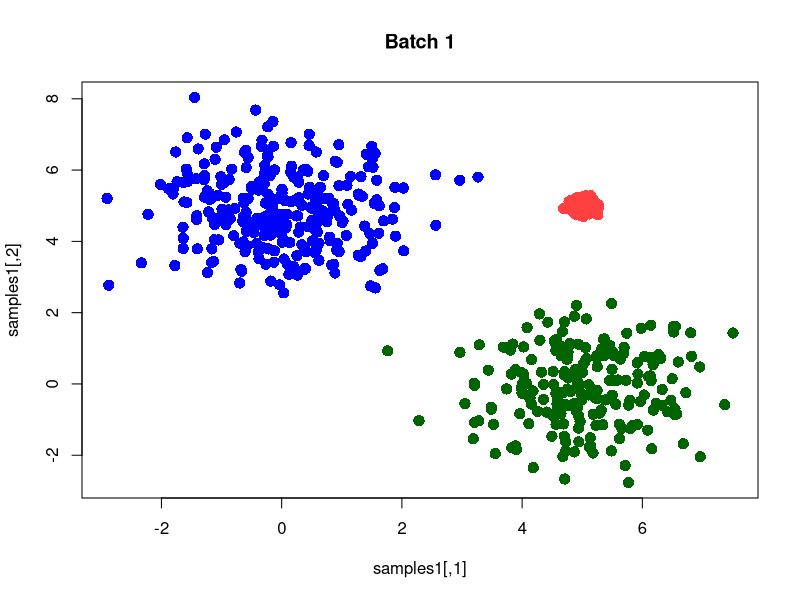
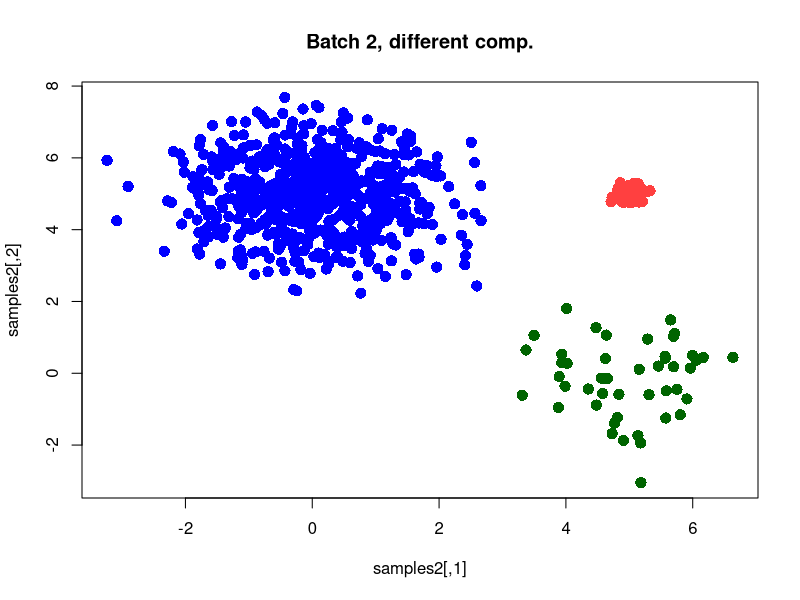
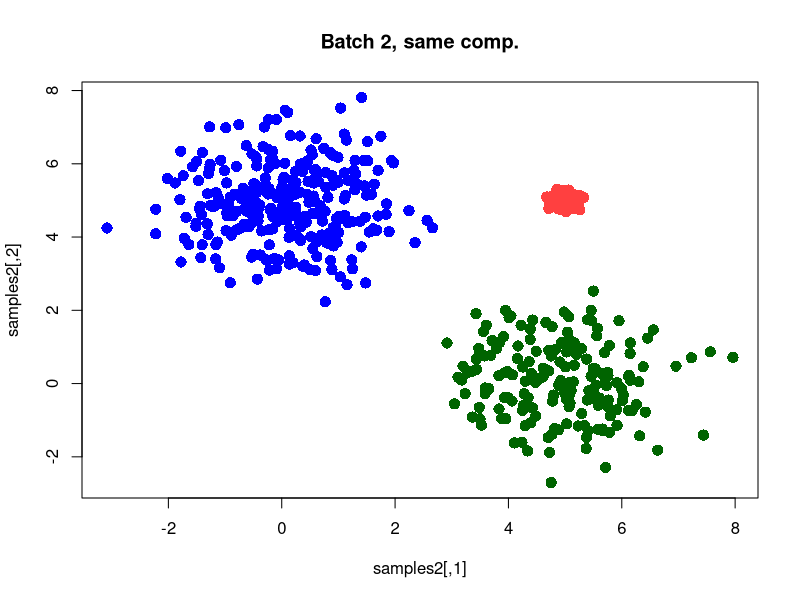

The R source for these figures, in order:
# This script generates some (highly synthetic!) expression data with a batch effect 
# and uneven population composition between batches.

ncells <- 1000  # Number of cells

# Our simulation involves three cell types/components.
# Cells are distributed according to a bivariate normal in a 2-D biological subspace. 
# Each cell type has a different x/y center and a different SD.

xmus <- c(0,5,5)
xsds <- c(1,0.1,1)
ymus <- c(5,5,0)
ysds <- c(1,0.1,1)

# Note that the different centers should not lie on the same y=mx line; this represents populations that differ only in library size. 
# Such differences should not be present in normalized data, and will be eliminated by the cosine normalization step.
# The centers above are chosen so as to guarantee good separation between the different components.

#####################################
# Generating data for batch 1, with a given proportion of cells in each component. 

prop1 <- c(0.3,0.5,0.2)
comp1 <- sample(1:3, prob=prop1, size=ncells, replace=TRUE)

# Sampling locations for cells in each component.
set.seed(0)
samples1 <- cbind(rnorm(n=ncells, mean=xmus[comp1],sd=xsds[comp1]),
                  rnorm(n=ncells, mean=ymus[comp1],sd=ysds[comp1]))
    
# Plot the true cluster locations for batch 1
ref.cols <- c("blue", "brown1", "dark green")
clust1 <- ref.cols[comp1]
plot(samples1, pch=16, cex=1.5, col=clust1, main=paste0("Batch 1"))

# Random projection to D dimensional space, to mimic high-dimensional expression data.
ngenes <- 100
set.seed(0)
proj <- matrix(rnorm(ngenes*ncells), nrow=ngenes, ncol=2)
A1 <- samples1 %*% t(proj)

# Add normally distributed noise.
A1 <- A1 + rnorm(ngenes*ncells)
rownames(A1) <- paste0("Cell", seq_len(ncells), "-1")
colnames(A1) <- paste0("Gene", seq_len(ngenes))

#####################################

outmat <- outcol <- list()
for (easy in c(FALSE, TRUE)) { 
    if (easy) { 
        prop2 <- prop1
    } else {
        prop2 <- c(0.65,0.3,0.05)
    }
    
    # Setting proportions of each of the three cell types in batch 2.
    comp2 <- sample(1:3, prob=prop2, size=ncells, replace=TRUE) 

    # Sampling locations for cells in each component.  
    set.seed(0)
    samples2 <- cbind(rnorm(n=ncells, mean=xmus[comp2], sd=xsds[comp2]),
                      rnorm(n=ncells, mean=ymus[comp2], sd=ysds[comp2]))
    
    # Plot the true cluter labels for batch 2.
    clust2 <- ref.cols[comp2]
    plot(samples2, pch=16, cex=1.5, col=clust2, main=paste("Batch 2,", ifelse(easy, "same", "different"), "comp."))
    
    # Random projection, followed by adding batch effects and random noise.
    A2 <- samples2 %*% t(proj) 
    A2 <- A2 + matrix(rep(rnorm(ngenes), each=ncells), ncol=ngenes) # gene-specific batch effect (genes are columns)
    A2 <- A2 + rnorm(ngenes*ncells) # noise
    rownames(A2) <- paste0("Cell", seq_len(ncells), "-2")
    colnames(A2) <- paste0("Gene", seq_len(ngenes))
    
    # Assigning batches and colours.
    if (easy) {
        outmat$ii <- A2
        outcol$ii <- clust2
    } else {
        outmat$i <- A2
        outcol$i <- clust2
    }
}
    
#####################################
# Saving data objects for later use.

B1 <- t(A1)
B2i <- t(outmat$i)
B2ii <- t(outmat$ii)
clust2i <- t(outcol$i)
clust2ii <- t(outcol$ii)
save(file="Sim.RData", B1, B2i, B2ii, clust1, clust2i, clust2ii)
